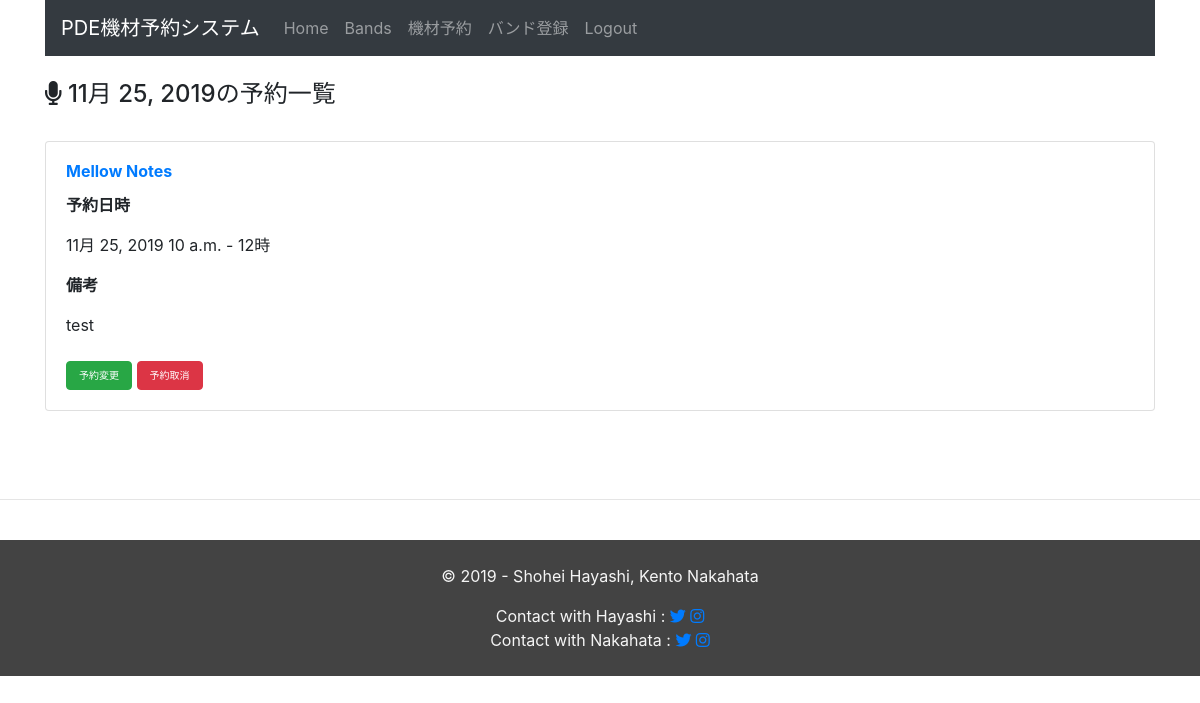
Screenshot of /equipment_management/day_schedule/2019/11/25 (signed in) with the database file from the repository.
### equipment_management/models.py (models this page shows, shortened)
class Schedule(models.Model):
  band_id = models.ForeignKey(Band, on_delete=models.CASCADE)
  pa_name = models.CharField(max_length=255, verbose_name='PA担当者名')
  active_date = models.DateField(default=timezone.now, verbose_name='予約日')
  start_at = models.TimeField(default= nine_hours_hence(), verbose_name='開始時間')
  end_at = models.TimeField(default=two_hours_hence, verbose_name='終了時間')
  text = models.TextField(blank=True, verbose_name='備考欄')
  created_at = models.DateTimeField(auto_now=True)
  updated_at = models.DateTimeField(auto_now=True)

class Band(models.Model):
  band_name = models.CharField(max_length=255,
                               verbose_name="Band's Name",
                               unique=True,
                               )
  responsible_person_name = models.CharField(max_length=255,
                                             verbose_name="Band Master's Name")
  created_at = models.DateTimeField(auto_now_add=True)
  updated_at = models.DateTimeField(auto_now=True)
  def __str__(self):
      return self.band_name

### equipment_management/views.py (the view)
# urls.py: path('day_schedule/<int:year>/<int:month>/<int:day>', views.day_schedule, name='day_schedule'),
@login_required
def day_schedule(request, year, month, day):
  target_date = datetime.date(year, month, day)
  context ={
      'schedules' : Schedule.objects.filter(active_date=target_date).order_by('start_at'),
      'target_date' : target_date,
  }
  return render(request, 'equipment_management/day_schedule.html', context)

### equipment_management/templates/equipment_management/day_schedule.html
{% extends 'equipment_management/base.html' %}
{% block content %}
{% load utils %}
<br>
<h4><i class="fas fa-microphone"></i> {{ target_date }}の予約一覧</h4>
<br>
{% for schedule in schedules %}
<div class="card">
    <div class="card-body">
      <h6 class="card-title font-weight-bold">
        <a href="{% url 'equipment:schedule_by_band' schedule.band_id.id %}">{{ schedule.band_id }}</a>
      </h6>
      <p class="card-text font-weight-bold">予約日時</p>
      <p class="card-text">{{ schedule.active_date }} {{ schedule.start_at }} - {{ schedule.end_at }}</p>
      <p class="card-text font-weight-bold">備考</p>
      <div class='test'>
        <p class="card-text text-break">{{ schedule.text }}</p>
      </div>
      <br>
      <a href="{% url 'equipment:update_schedule' schedule.pk %}">
          <button type="button" class="btn btn-success btn-xs" style="font-size: 10px;">予約変更</button>
      </a>
      <a href="{% url 'equipment:delete_schedule' schedule.pk %}">
        <button type="button" class="btn btn-danger btn-xs" style="font-size: 10px;">予約取消</button>
      </a>
    </div>
  </div>
{% endfor %}
{% endblock %}

### static/css/table.css (style rules this page uses)
button { font-size: small; }

### rows the page displays
Schedule: band_id "Mellow Notes", active_date "11月 25, 2019", start_at "10 a.m.", end_at "12時", text "test"

### other values shown
{{ target_date }} "11月 25, 2019"
